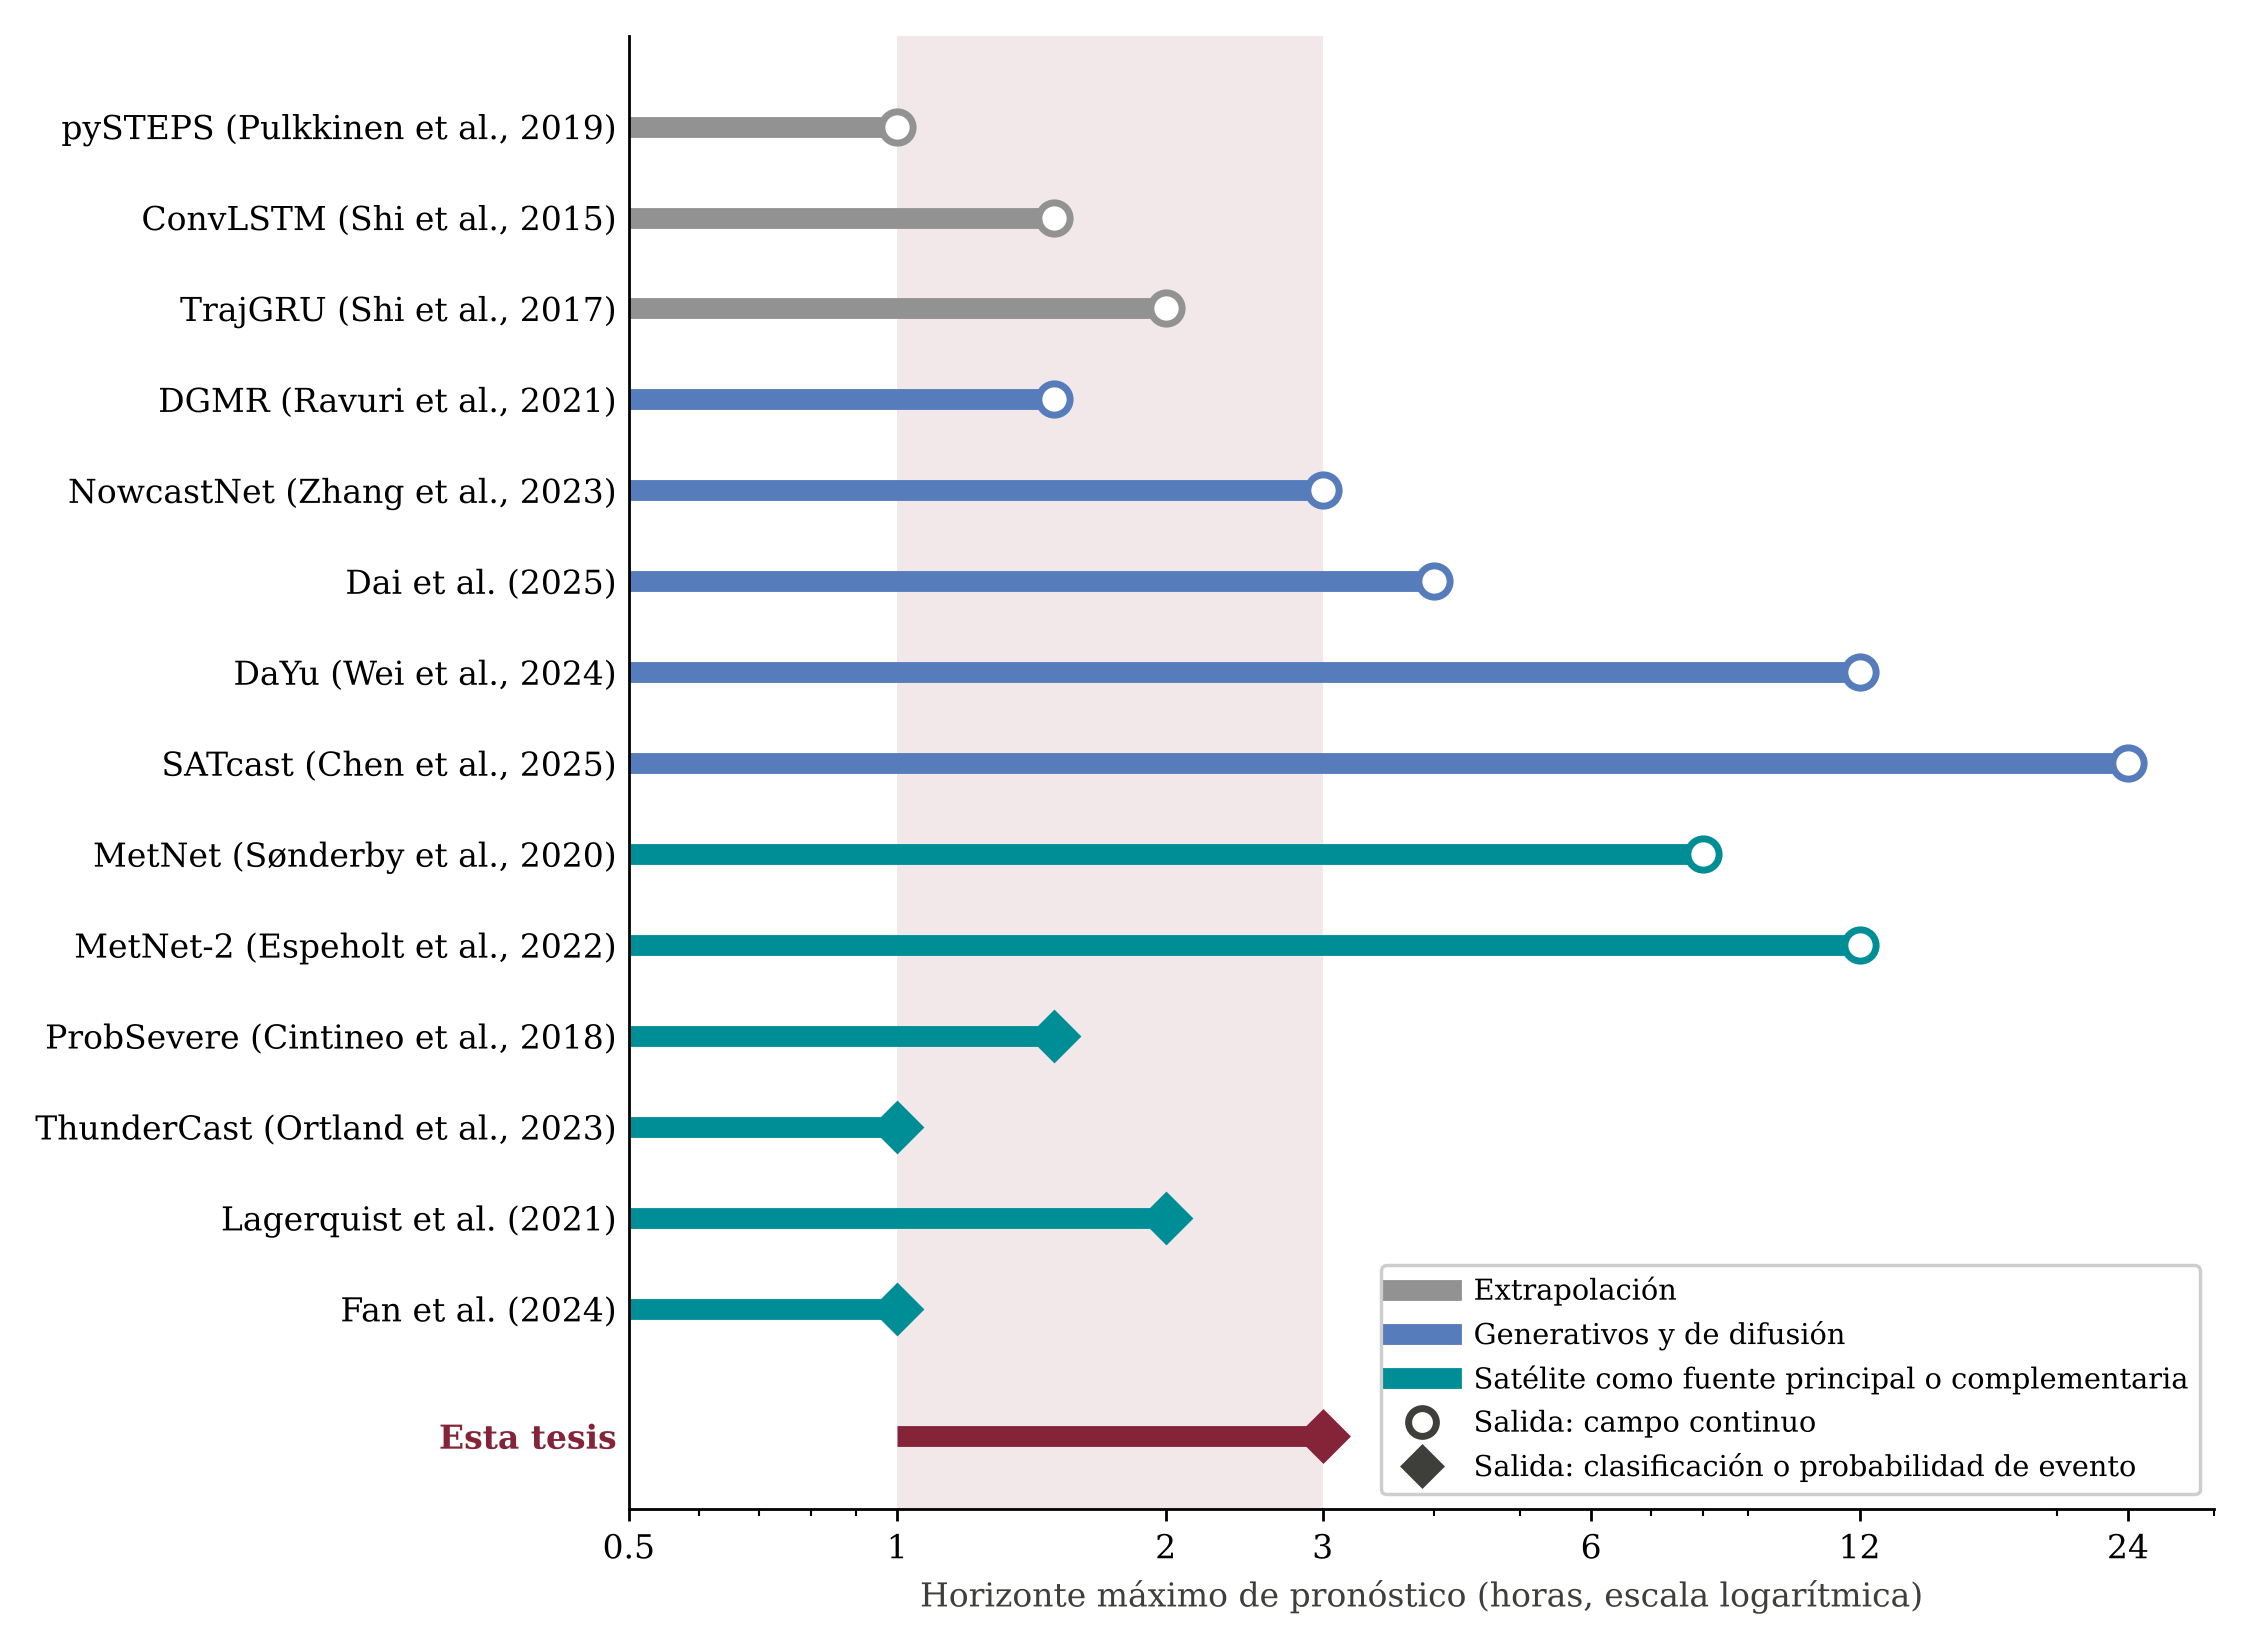

Write the Python code that produced this figure.
"""Figura 2.6. Horizonte máximo y tipo de salida de los modelos de nowcasting revisados."""
from pathlib import Path; import sys
RAIZ = Path(__file__).resolve().parents[1]
sys.path.insert(0, str(RAIZ / "src"))
SALIDA = Path(__file__).with_suffix(".png")
import matplotlib.pyplot as plt
from paleta import PALETA, ROL
plt.rcParams.update({"font.family":"DejaVu Serif","font.size":9.5})
K=ROL["linea_ref"]
FAM={"Extrapolación":PALETA["wi-grey"],"Generativos y de difusión":PALETA["wi-darkblue"],"Satélite como fuente principal o complementaria":PALETA["wwu-green"]}
# (modelo, familia, horizonte máximo en h, salida: 'campo' o 'clase')  -- VERIFICAR cada horizonte en su paper
M=[("pySTEPS (Pulkkinen et al., 2019)","Extrapolación",1.0,"campo"),
   ("ConvLSTM (Shi et al., 2015)","Extrapolación",1.5,"campo"),
   ("TrajGRU (Shi et al., 2017)","Extrapolación",2.0,"campo"),
   ("DGMR (Ravuri et al., 2021)","Generativos y de difusión",1.5,"campo"),
   ("NowcastNet (Zhang et al., 2023)","Generativos y de difusión",3.0,"campo"),
   ("Dai et al. (2025)","Generativos y de difusión",4.0,"campo"),
   ("DaYu (Wei et al., 2024)","Generativos y de difusión",12.0,"campo"),
   ("SATcast (Chen et al., 2025)","Generativos y de difusión",24.0,"campo"),
   ("MetNet (Sønderby et al., 2020)","Satélite como fuente principal o complementaria",8.0,"campo"),
   ("MetNet-2 (Espeholt et al., 2022)","Satélite como fuente principal o complementaria",12.0,"campo"),
   ("ProbSevere (Cintineo et al., 2018)","Satélite como fuente principal o complementaria",1.5,"clase"),
   ("ThunderCast (Ortland et al., 2023)","Satélite como fuente principal o complementaria",1.0,"clase"),
   ("Lagerquist et al. (2021)","Satélite como fuente principal o complementaria",2.0,"clase"),
   ("Fan et al. (2024)","Satélite como fuente principal o complementaria",1.0,"clase")]
fig,ax=plt.subplots(figsize=(9,6.6))
ax.axvspan(1,3,color=ROL["positivo"],alpha=0.10,lw=0)
n=len(M); ys=list(range(n+1,1,-1))
for (m,f,h,s),y in zip(M,ys):
    ax.plot([0.5,h],[y,y],color=FAM[f],lw=6,solid_capstyle="butt")
    ax.plot(h,y,"D" if s=="clase" else "o",ms=9,mfc="white" if s=="campo" else FAM[f],mec=FAM[f],mew=2)
# esta tesis
ax.plot([1,3],[0.6,0.6],color=ROL["positivo"],lw=6,solid_capstyle="butt"); ax.plot(3,0.6,"D",ms=10,color=ROL["positivo"])
ax.set_yticks(ys+[0.6]); ax.set_yticklabels([m for m,*_ in M]+["Esta tesis"])
ax.get_yticklabels()[-1].set_fontweight("bold"); ax.get_yticklabels()[-1].set_color(ROL["positivo"])
ax.set_xscale("log"); ax.set_xlim(0.5,30); ax.set_xticks([0.5,1,2,3,6,12,24]); ax.set_xticklabels(["0.5","1","2","3","6","12","24"])
ax.set_xlabel("Horizonte máximo de pronóstico (horas, escala logarítmica)",color=K); ax.set_ylim(-0.2,n+2)
for s in ["top","right"]: ax.spines[s].set_visible(False)
ax.tick_params(axis="y",length=0)
from matplotlib.lines import Line2D
h=[Line2D([],[],color=c,lw=6,label=f) for f,c in FAM.items()]
h+= [Line2D([],[],marker="o",ls="",mfc="white",mec=K,mew=2,ms=8,label="Salida: campo continuo"),
     Line2D([],[],marker="D",ls="",color=K,ms=8,label="Salida: clasificación o probabilidad de evento")]
ax.legend(handles=h,loc="lower right",frameon=True,fontsize=8.3,framealpha=0.95)
fig.tight_layout(); fig.savefig(SALIDA,dpi=250)
print("ok", SALIDA.name)
